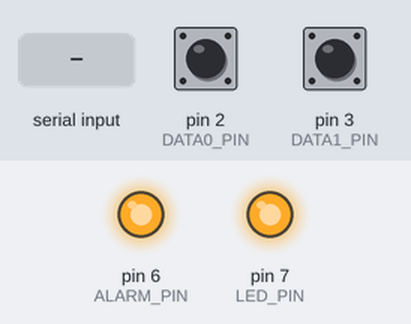
This sketch was run on a simulated Arduino Uno, built with avr-gcc and run on an emulated ATmega328P. On the bench: output pins drawn as LEDs (lit = HIGH). Dashed ring = blinking. The inputs (shaded band) are chosen by the test bench; at power-on: pin 2 (DATA0_PIN) HIGH, pin 3 (DATA1_PIN) HIGH. What the sketch prints to the serial monitor is not drawn.

Above: at 1.2 s.
1.3 s: "GRANTED\n" received over Serial
At 1.51 s:
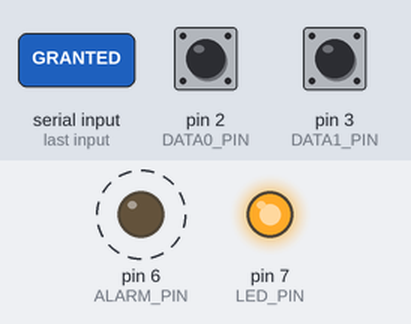
4.3 s: "DENIED\n" received over Serial
At 5.0 s:
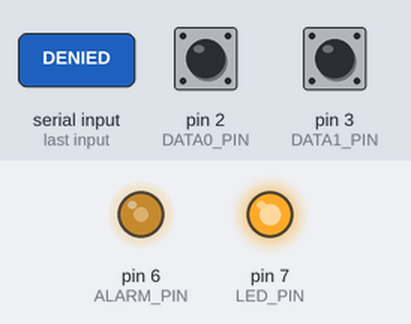
6.6 s: "LED ON\n" received over Serial
At 7.5 s:
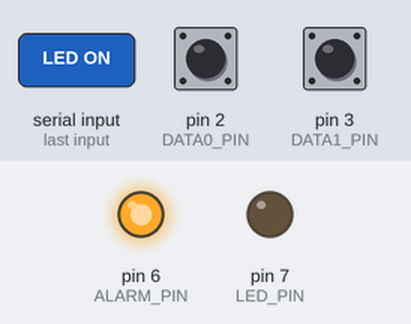
8.1 s: "BEEP\n" received over Serial
At 9.2 s:
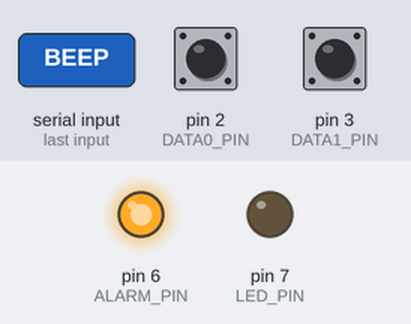
11.1 s: "DENIED\n" received over Serial
At 11.7 s:
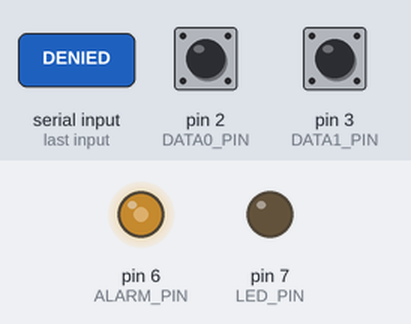
Timing chart, 0 to 14.1 s (numbered marks = the images above; inputs shaded):
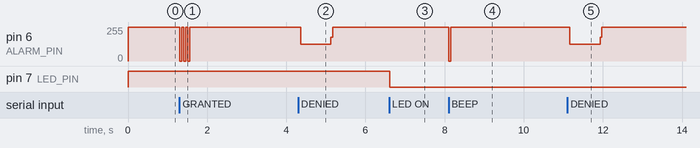

Measured:
- after the input at 1.3 s, pin 6 (ALARM_PIN): alternates 255/255 for 0.05 s and 0/255 for 0.05 s, 6 changes in all, then stays 255/255, starting at once
- after the input at 4.3 s, pin 6 (ALARM_PIN): 255/255 → 127/255 after 0.07 s, → 255/255 0.76 s later
- after the input at 6.6 s, pin 7 (LED_PIN): HIGH → LOW at once
- after the input at 8.1 s, pin 6 (ALARM_PIN): 255/255 → 0/255 at once, → 255/255 0.05 s later
- after the input at 11.1 s, pin 6 (ALARM_PIN): 255/255 → 127/255 after 0.07 s, → 255/255 0.76 s later

The sketch:

doorauth.ino
```cpp
// (licence header left out)
#include <avr/io.h>
#include <avr/interrupt.h>

#define KEYPAD_RX (4)
#define KEYPAD_TX (5) /* not used, but SoftwareSerial requires a pin */
#define ALARM_PIN (6)
#define LED_PIN   (7)

#define KEYPAD_ON     ('P') /* color wheel 'party' animation */
#define KEYPAD_OFF    ('S') /* red 'sleep' animation */
#define KEYPAD_BLINK  ('G') /* green animation */
#define KEYPAD_DENIED ('R') /* red animation */

#define DATA0_PIN (2) /* cannot change, depends on INT0 */
#define DATA1_PIN (3) /* cannot change, depends on INT1 */

#include <SoftwareSerial.h>
SoftwareSerial keypad(KEYPAD_RX, KEYPAD_TX);

unsigned long cur;

enum
{
	OFF,
	ON,
	BLINK,

} led_mode;

/*
 * Bleeps
 */

void short_beep()
{
	digitalWrite(ALARM_PIN, LOW);
	delay(50);
	digitalWrite(ALARM_PIN, HIGH);
}

void granted_beep(void)
{
	digitalWrite(ALARM_PIN, LOW);
	delay(50);
	digitalWrite(ALARM_PIN, HIGH);
	delay(50);
	digitalWrite(ALARM_PIN, LOW);
	delay(50);
	digitalWrite(ALARM_PIN, HIGH);
	delay(50);
	digitalWrite(ALARM_PIN, LOW);
	delay(50);
	digitalWrite(ALARM_PIN, HIGH);
}

void denied_beep(void)
{
	keypad.write(KEYPAD_DENIED);
	for (int i=0; i<100; i++)
	{
		delay(4);
		digitalWrite(ALARM_PIN, LOW);
		delay(4);
		digitalWrite(ALARM_PIN, HIGH);
	}
}


void led_on(void)
{
	led_mode = ON;
	keypad.write(KEYPAD_ON);
}


void led_off(void)
{
	led_mode = OFF;
	keypad.write(KEYPAD_OFF);
}


void led_blink(void)
{
	led_mode = BLINK;
	keypad.write(KEYPAD_BLINK);
}

/*
 * RFID reader
 */

#define BITS_MAX (256)
uint8_t rfid_code[BITS_MAX];
int rfid_code_len = 0;
volatile uint8_t rfid_read;

void rfid_clear(void)
{
	rfid_code_len = 0;
	rfid_read = 0;
	EIFR |= _BV(INTF0) | _BV(INTF1); /* clear interrupt flags */
}

void rfid_add_bit(uint8_t bit)
{
	if (!rfid_read && rfid_code_len < BITS_MAX)
		rfid_code[rfid_code_len++] = bit;
}

void rfid_print(void)
{
	int i;

	Serial.print("RFID ");
	for (i=0; i<rfid_code_len; i++)
		Serial.print((int)rfid_code[i]);

	Serial.println("");
}

int rfid_poll(void)
{
	uint8_t r;

	if ( (r = rfid_read) )
	{
		rfid_print();
		rfid_clear();
	}

	return r;
}

void reset_timer(void)
{
	TCCR1B = 0; /* stop clock */
	OCR1A = 0x1000;
	TCNT1 = 0;
	TIMSK1 = _BV(OCIE1A);
	TCCR1B = _BV(CS12); /* clock select prescaler 1/256 */
	TIFR1 |= _BV(OCF1A);
}

void stop_timer(void)
{
	OCR1A = 0x1000;
	TCCR1B = 0; /* stop clock */
	TIMSK1 = 0; /* disable interrupt */
	TCNT1 = 0;
	TIFR1 |= _BV(OCF1A);
}

ISR(TIMER1_COMPA_vect)
{
	stop_timer();
	rfid_read = 1;
}

void wiegand_read_zero(void)
{
	rfid_add_bit(0);
	reset_timer();
}

void wiegand_read_one(void)
{
	rfid_add_bit(1);
	reset_timer();
}

void rfid_init(void)
{
	rfid_clear();
	pinMode(DATA0_PIN, INPUT);
	pinMode(DATA1_PIN, INPUT);
	attachInterrupt(0, wiegand_read_zero, FALLING);
	attachInterrupt(1, wiegand_read_one, FALLING);
}

/*
 * Read PIN pad
 */

int key_poll(void)
{
	int c = keypad.read();

	if (c == -1)
		return 0;

	if ( ( (c < '0') || (c > '9') ) && (c != 'C') && (c != 'B') )
		return 0;

	Serial.print("KEY ");
	Serial.println((char)c);
}

/*
 * Control commands
 */

#define MAX_COMMAND (15)
char command[MAX_COMMAND+1];
int command_len = 0;

void command_poll()
{
	int c, i;
	while( (c = Serial.read()) != -1 )
	{
		if ( (c == '\r') || (c == '\n') || (c == '\0') )
		{
			command[command_len] = '\0';

			if ( strcmp(command, "GRANTED") == 0 )
				granted_beep();

			else if ( strcmp(command, "DENIED") == 0 )
				denied_beep();

			else if ( strcmp(command, "BEEP") == 0 )
				short_beep();

			else if ( strcmp(command, "LED ON") == 0 )
				led_on();

			else if ( strcmp(command, "LED OFF") == 0 )
				led_off();

			else if ( strcmp(command, "LED BLINK") == 0 )
				led_blink();

			command_len = 0;
		}
		else if (command_len < MAX_COMMAND)
			command[command_len++] = c;

	}
}

void led_update(void)
{
	if (led_mode == ON)
		digitalWrite(LED_PIN, LOW);
	else if (led_mode == BLINK)
		digitalWrite(LED_PIN, (cur & 0x200) ? HIGH : LOW );
	else
		digitalWrite(LED_PIN, HIGH);
}

void setup(void)
{
	pinMode(LED_PIN, OUTPUT);
	digitalWrite(LED_PIN, HIGH);
	digitalWrite(ALARM_PIN, HIGH);
	pinMode(ALARM_PIN, OUTPUT);
	keypad.begin(9600);
	keypad.listen();
	Serial.begin(9600);
	Serial.println("RESET");
	rfid_init();
	led_off();
}

void loop(void)
{
	for(;;)
	{
		cur = millis();
		rfid_poll();
		key_poll();
		command_poll();
		led_update();
	}
}
```
